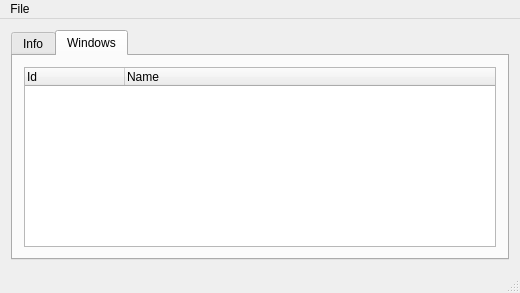
<?xml version="1.0" encoding="UTF-8"?>
<ui version="4.0">
 <class>MainWindow</class>
 <widget class="QMainWindow" name="MainWindow">
  <property name="geometry">
   <rect>
    <x>0</x>
    <y>0</y>
    <width>512</width>
    <height>293</height>
   </rect>
  </property>
  <property name="sizePolicy">
   <sizepolicy hsizetype="Expanding" vsizetype="Expanding">
    <horstretch>0</horstretch>
    <verstretch>0</verstretch>
   </sizepolicy>
  </property>
  <property name="windowTitle">
   <string>MainWindow</string>
  </property>
  <widget class="QWidget" name="centralWidget">
   <property name="sizePolicy">
    <sizepolicy hsizetype="Preferred" vsizetype="Preferred">
     <horstretch>0</horstretch>
     <verstretch>0</verstretch>
    </sizepolicy>
   </property>
   <layout class="QVBoxLayout" name="verticalLayout">
    <item>
     <widget class="QTabWidget" name="tabWidget">
      <property name="sizePolicy">
       <sizepolicy hsizetype="Expanding" vsizetype="Preferred">
        <horstretch>0</horstretch>
        <verstretch>0</verstretch>
       </sizepolicy>
      </property>
      <property name="currentIndex">
       <number>1</number>
      </property>
      <widget class="QWidget" name="infoTab">
       <attribute name="title">
        <string>Info</string>
       </attribute>
       <layout class="QVBoxLayout" name="verticalLayout_2">
        <property name="sizeConstraint">
         <enum>QLayout::SetMinAndMaxSize</enum>
        </property>
        <item>
         <widget class="QGroupBox" name="groupBox">
          <property name="sizePolicy">
           <sizepolicy hsizetype="Expanding" vsizetype="Preferred">
            <horstretch>0</horstretch>
            <verstretch>0</verstretch>
           </sizepolicy>
          </property>
          <property name="minimumSize">
           <size>
            <width>472</width>
            <height>100</height>
           </size>
          </property>
          <property name="title">
           <string>Current Process Info</string>
          </property>
          <property name="alignment">
           <set>Qt::AlignLeading|Qt::AlignLeft|Qt::AlignTop</set>
          </property>
          <property name="flat">
           <bool>false</bool>
          </property>
          <property name="checkable">
           <bool>false</bool>
          </property>
          <widget class="QWidget" name="horizontalLayoutWidget">
           <property name="geometry">
            <rect>
             <x>10</x>
             <y>30</y>
             <width>441</width>
             <height>55</height>
            </rect>
           </property>
           <layout class="QHBoxLayout" name="horizontalLayout">
            <property name="spacing">
             <number>6</number>
            </property>
            <item>
             <layout class="QVBoxLayout" name="currentActivityTexts">
              <property name="sizeConstraint">
               <enum>QLayout::SetMaximumSize</enum>
              </property>
              <item>
               <widget class="QLabel" name="currentActivityNameText">
                <property name="maximumSize">
                 <size>
                  <width>36</width>
                  <height>16777215</height>
                 </size>
                </property>
                <property name="text">
                 <string>Name:</string>
                </property>
               </widget>
              </item>
              <item>
               <widget class="QLabel" name="currentActivityTitleText">
                <property name="maximumSize">
                 <size>
                  <width>36</width>
                  <height>16777215</height>
                 </size>
                </property>
                <property name="text">
                 <string>Title:</string>
                </property>
               </widget>
              </item>
              <item>
               <widget class="QLabel" name="currentActivityPathText">
                <property name="maximumSize">
                 <size>
                  <width>36</width>
                  <height>16777215</height>
                 </size>
                </property>
                <property name="text">
                 <string>Path:</string>
                </property>
               </widget>
              </item>
             </layout>
            </item>
            <item>
             <layout class="QVBoxLayout" name="currentActivityVariables">
              <property name="spacing">
               <number>6</number>
              </property>
              <item>
               <widget class="QLabel" name="currentActivityName">
                <property name="text">
                 <string>name</string>
                </property>
               </widget>
              </item>
              <item>
               <widget class="QLabel" name="currentActivityTitle">
                <property name="text">
                 <string>title</string>
                </property>
               </widget>
              </item>
              <item>
               <widget class="QLabel" name="currentActivityPath">
                <property name="text">
                 <string>path</string>
                </property>
               </widget>
              </item>
             </layout>
            </item>
           </layout>
          </widget>
         </widget>
        </item>
       </layout>
      </widget>
      <widget class="QWidget" name="tab_2">
       <attribute name="title">
        <string>Windows</string>
       </attribute>
       <layout class="QGridLayout" name="gridLayout">
        <item row="0" column="0">
         <widget class="QTreeWidget" name="windowsTreeWidget">
          <column>
           <property name="text">
            <string>Id</string>
           </property>
          </column>
          <column>
           <property name="text">
            <string>Name</string>
           </property>
          </column>
         </widget>
        </item>
       </layout>
      </widget>
     </widget>
    </item>
   </layout>
  </widget>
  <widget class="QMenuBar" name="menuBar">
   <property name="geometry">
    <rect>
     <x>0</x>
     <y>0</y>
     <width>512</width>
     <height>20</height>
    </rect>
   </property>
   <widget class="QMenu" name="menuFile">
    <property name="title">
     <string>File</string>
    </property>
    <addaction name="actionLoad"/>
    <addaction name="actionSave"/>
    <addaction name="actionInfo"/>
   </widget>
   <addaction name="menuFile"/>
  </widget>
  <widget class="QStatusBar" name="statusBar"/>
  <action name="actionSave">
   <property name="text">
    <string>Save</string>
   </property>
  </action>
  <action name="actionInfo">
   <property name="text">
    <string>Info</string>
   </property>
  </action>
  <action name="actionFileData_Info">
   <property name="text">
    <string>FileData Info</string>
   </property>
  </action>
  <action name="actionLoad">
   <property name="text">
    <string>Load</string>
   </property>
  </action>
 </widget>
 <layoutdefault spacing="6" margin="11"/>
 <resources/>
 <connections/>
</ui>
